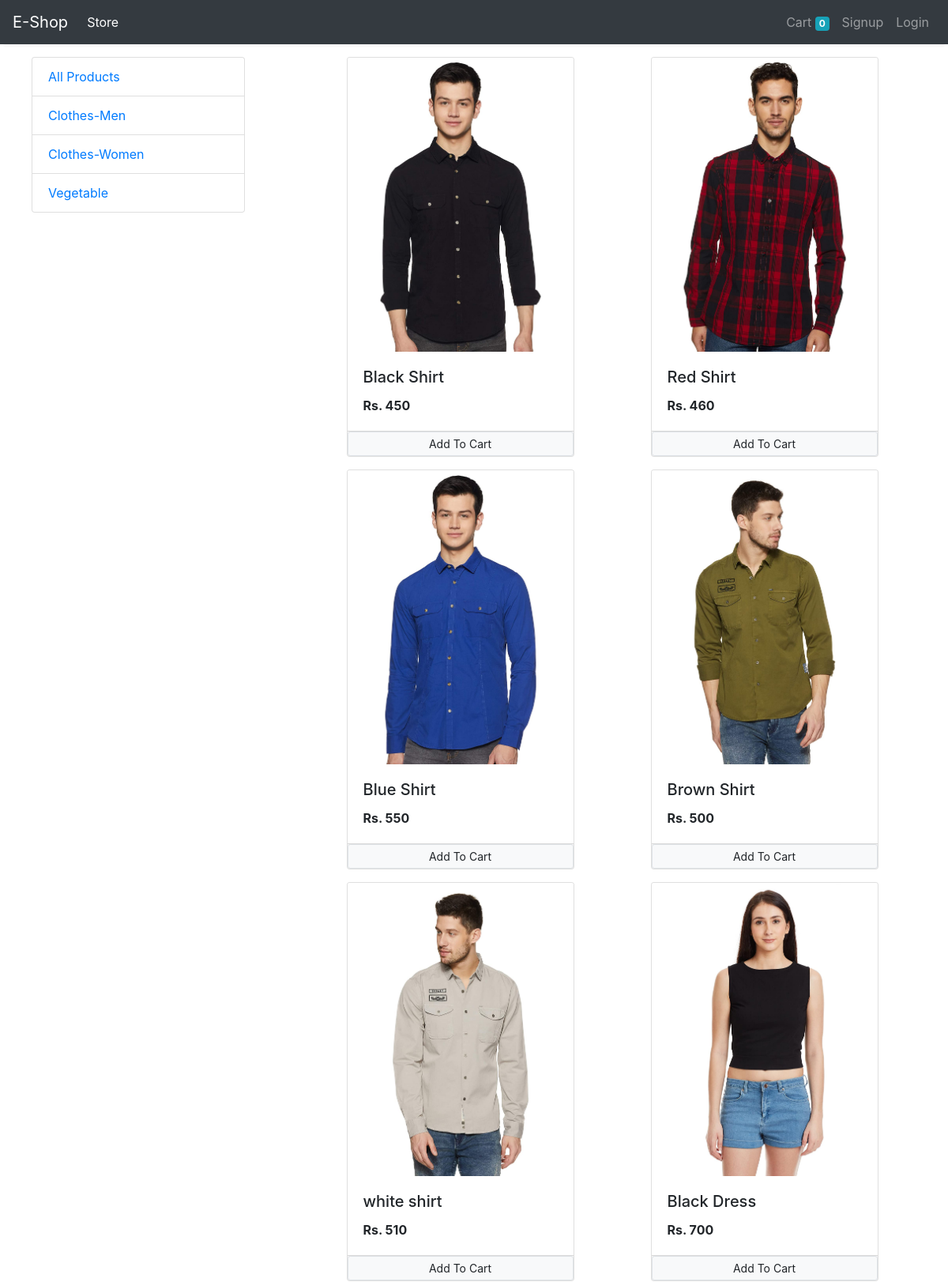
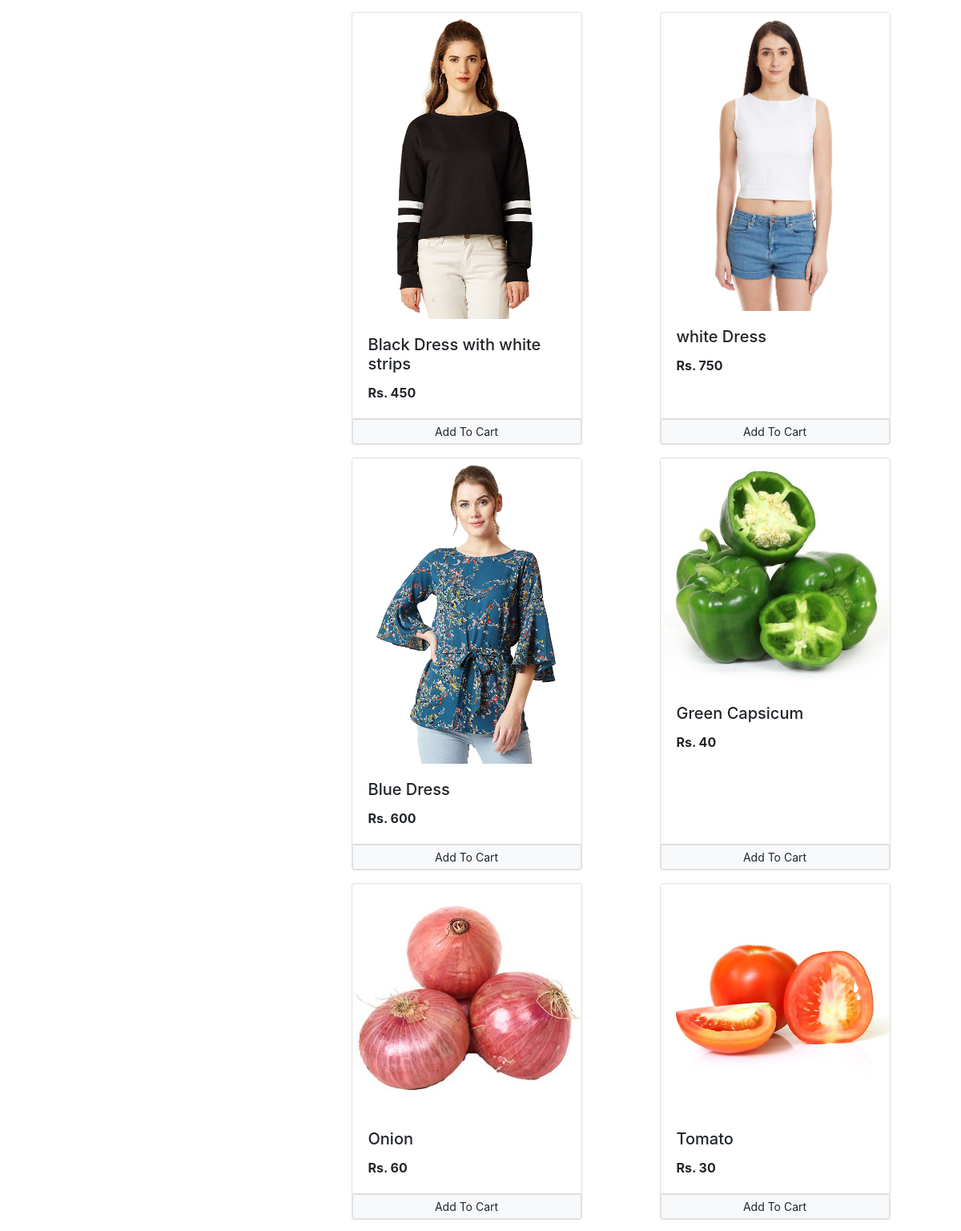
The page / (upper part) on the database its author committed (2 pictures, top to bottom).
### store/models/category.py (models this page shows, shortened)
class Category(models.Model):
    name = models.CharField(max_length=20)
    @staticmethod
    def get_all_categories():
        return Category.objects.all()

### store/models/product.py (models this page shows, shortened)
class Product(models.Model):
    name = models.CharField(max_length=50)
    price = models.IntegerField(default=0)
    category = models.ForeignKey(Category , on_delete=models.CASCADE, default=1)
    description = models.CharField(max_length=200, default='', null=True , blank=True)
    image= models.ImageField(upload_to='uploads/products/')
    @staticmethod
    def get_all_products():
        return Product.objects.all()

### store/views/home.py (the view, shortened to what this page needs)
# urls.py: path('', Index.as_view(), name='homepage'),
class Index(View):
    def get(self,request):
        cart = request.session.get('cart')
        if not cart:
            request.session['cart'] = {}
        products = None
        categories = Category.get_all_categories()
        categoryID = request.GET.get('category')
        if categoryID:
            products = Product.get_all_products_by_categoryid(categoryID)
        else:
            products = Product.get_all_products()
        data = {}
        data['products'] = products
        data['categories'] = categories
        print('you are', request.session.get('email'))
        return render(request, 'index.html', data)

### store/templatetags/cart.py (called while the page is built)
@register.filter(name='is_in_cart')
def is_in_cart(product, cart):
    keys = cart.keys()
    for id in keys:
        if int(id) == product.id:
            return True
    return False

### store/templatetags/custom_filter.py (called while the page is built)
@register.filter(name='currency')
def currency(number):
    return "Rs. "+str(number)

### store/templates/index.html (shortened to what this page needs)
{% extends 'base.html' %}
{% load cart %}
{% load custom_filter %}
{% block content %}
    <div class="container-fluid mt-3">
        <div class="row">
            <div class="col-lg-3 mx-auto">
                <div class="list-group">
                    <a href="/" class="list-group-item list-group-item-">All Products</a>
                    {% for category in categories %}
                    <a href="/?category={{category.id}}" class="list-group-item list-group-item-">{{category.name}}</a>
                    {% endfor %}
                </div>
            </div>
            <div id="products" class="col-lg-8 mx-auto">
            <div class="row mx-auto">
                {% for product in products %}
                <div class="card mx-auto mb-3" id="{{product.id}}" style="width: 18rem;">
                    <img class="card-img-top" src="{{product.image.url}}" alt="Card image cap">
                    <div class="card-body">
                        <h5 class="card-title">{{product.name}}</h5>
                        <p class="card-text"><b>{{product.price|currency}}</b></p>
                    </div>
                    <div class="card-footer p-0 no-gutters">
                        {% if product|is_in_cart:request.session.cart %}
                    <div class="row no-gutters " >
                        <div>
                            <form action="/#{{product.id}}" class="col-2" method="post">
                                {% csrf_token %}
                                <input hidden type="text" name="product" value="{{product.id}}">
                                <input hidden type="text" name="remove" value="True">
                                <input type="submit" value=" - " class="btn btn-block btn-secondary" >
                            </form>
                            <div class="text-center col"> {{product|cart_quantity:request.session.cart}} in cart </div>
                            <form action="/#{{product.id}}" class="col-2" method="post">
                                {% csrf_token %}
                                <input hidden type="text" name="product" value="{{product.id}}">
                                <input type="submit" value=" + " class="btn btn-block btn-secondary" >
                            </form>
                        </div>
                    </div>
                        {% else %}
                        <form  action="/#{{product.id}}" method="POST" class="btn-block">
                        <input type="submit" class="float-right btn btn-light border btn-sm form-control" value="Add To Cart" >
                        </form>
                        {% endif %}
                    </div>
                </div>
                {% endfor %}
            </div>
        </div>
        </div>
    </div>
{% endblock %}

### rows shown on the page
Category: name "Clothes-Men"
Category: name "Clothes-Women"
Category: name "Vegetable"
Product: {{ product.id }} 1 (drawn), image (picture), name "Black Shirt", price "Rs. 450"
Product: image (picture), name "Red Shirt", price "Rs. 460"
Product: image (picture), name "Blue Shirt", price "Rs. 550"
Product: image (picture), name "Brown Shirt", price "Rs. 500"
Product: image (picture), name "white shirt", price "Rs. 510"
Product: image (picture), name "Black Dress", price "Rs. 700"
Product: image (picture), name "Black Dress with white strips", price "Rs. 450"
Product: image (picture), name "white Dress", price "Rs. 750"
Product: image (picture), name "Blue Dress", price "Rs. 600"
Product: image (picture), name "Green Capsicum", price "Rs. 40"
Product: image (picture), name "Onion", price "Rs. 60"
Product: image (picture), name "Tomato", price "Rs. 30"

### other values the page prints
{{ request.session.cart.keys|length }} "0"
